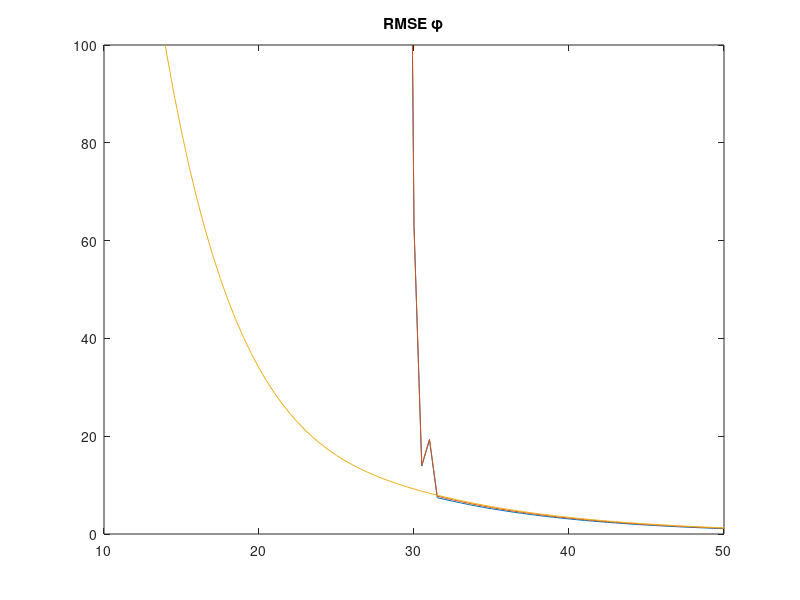
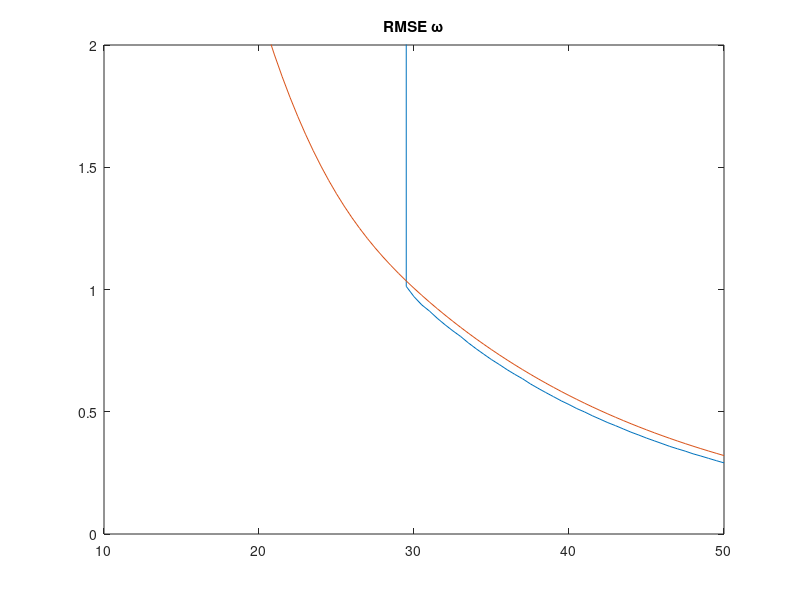
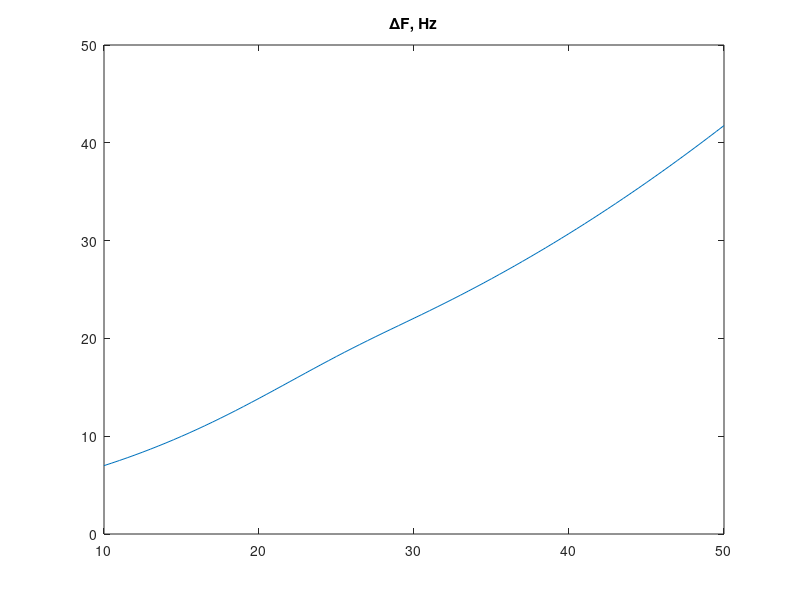

MATLAB code to generate these figures, in order:
load('Stat.mat');

plot(StatFile.qcno_dB, [sqrt(StatFile.DestPhi./StatFile.Np)*180/pi; 
    sqrt(StatFile.DestPhiSredn./StatFile.Np)*180/pi; sqrt(StatFile.DestPhi_Theor)*180/pi]);
title('RMSE \phi')
ylim([0 100]);
figure
plot(StatFile.qcno_dB, [sqrt(StatFile.DestW./StatFile.Np)/2/pi; 
    sqrt(StatFile.DestW_Theor)/2/pi])
title('RMSE \omega')
ylim([0 2]);
figure
plot(StatFile.qcno_dB, StatFile.PLL_Band)
title('\DeltaF, Hz')


